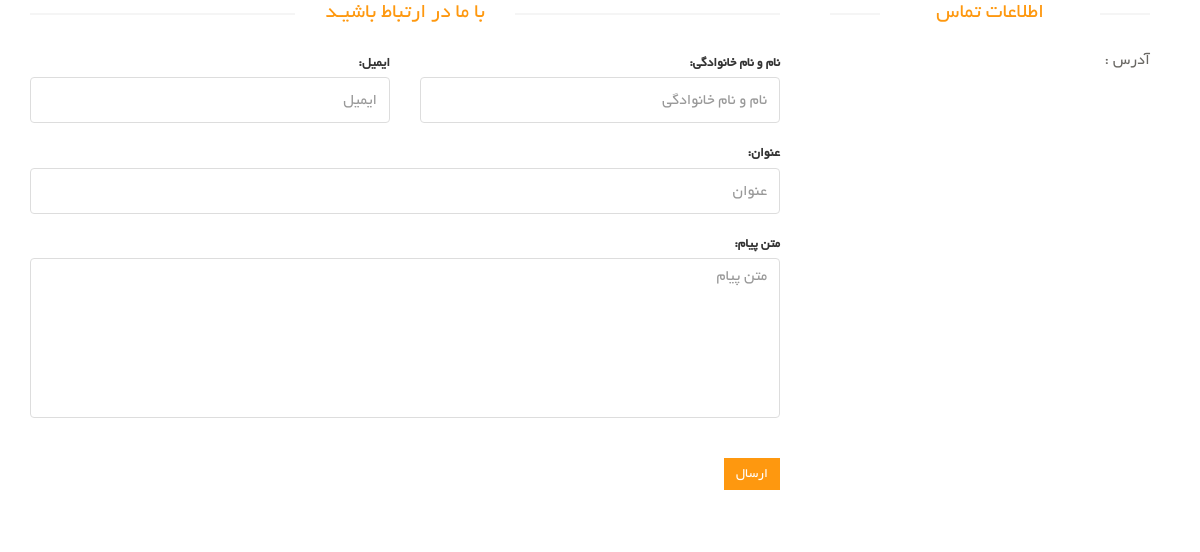
/contact-us/, run on an earlier commit of the app's database.
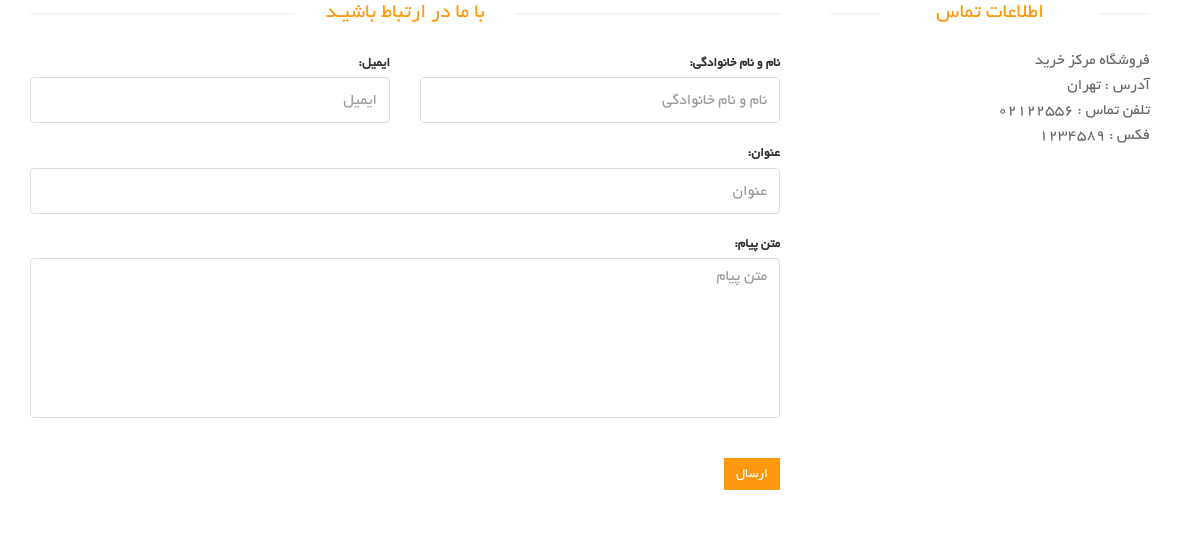
And on a later commit of the database.
### site_module/models.py (models this page shows, shortened)
class siteSetting(models.Model):
    site_name = models.CharField(max_length=200, verbose_name='نام سایت')
    site_url = models.CharField(max_length=200, verbose_name='دامنه سایت')
    address = models.CharField(max_length=200, verbose_name='آدرس')
    phone = models.CharField(max_length=200, null=True, blank=True, verbose_name='تلفن')
    fax = models.CharField(max_length=200, null=True, blank=True, verbose_name='فکس')
    email = models.CharField(max_length=200, null=True, blank=True, verbose_name='ایمیل')
    copy_right = models.TextField(verbose_name='متن کپی رایت سایت')
    about_us_text = models.TextField(verbose_name='متن درباره ما سایت')
    site_logo = models.ImageField(upload_to='images/site_setting/', verbose_name='لوگو سایت')
    is_main_setting = models.BooleanField(verbose_name='تنظیمات اصلی')
    class Meta:
        verbose_name = 'Site settings'
        verbose_name_plural = 'Settings'

### contact_us/views.py (the view, shortened to what this page needs)
# urls.py: path('', views.contactUsView.as_view(), name='contact-us-page'),
class contactUsView(FormView):
    template_name = 'contact_us/contact_us_form.html'
    form_class = contactUsFormModel
    success_url = 'contact-us'
    def get_context_data(self, **kwargs):
        context = super(contactUsView, self).get_context_data(**kwargs)
        setting: siteSetting = siteSetting.objects.filter(is_main_setting=True).first()
        context['site_setting'] = setting
        return context

### contact_us/templates/contact_us/contact_us_form.html (shortened to what this page needs)
{% extends 'shared/layout.html' %}
{% block content %}
    <div id="contact-page" class="container">
        <div class="bg">
            <div class="row">
                <div class="col-sm-8">
                    <div class="contact-form">
                        <h2 class="title text-center">با ما در ارتباط باشیـد</h2>
                        <form id="main-contact-form" class="contact-form row" method="post">
                            <div class="col-md-6 form-group">
                                {{ form.email.label_tag }}
                                {{ form.email }}
                            </div>
                            <div class="col-md-6 form-group">
                                {{ form.full_name.label_tag }}
                                {{ form.full_name }}
                            </div>
                            <div class="col-md-12 form-group">
                                {{ form.title.label_tag }}
                                {{ form.title }}
                            </div>
                            <div class="col-md-12 form-group">
                                {{ form.message.label_tag }}
                                {{ form.message }}
                            </div>
                            <div class="form-group col-md-12">
                                <button type="submit" class="btn btn-primary pull-right">ارسال</button>
                            </div>
                        </form>
                    </div>
                </div>
                <div class="col-sm-4">
                    <div class="contact-info">
                        <h2 class="title text-center">اطلاعات تماس</h2>
                        <address>
                            <p>{{ site_setting.site_name }}</p>
                            <p>آدرس : {{ site_setting.address }}</p>
                            {% if site_setting.phone %}
                                <p>تلفن تماس : {{ site_setting.phone }}</p>
                            {% endif %}
                            {% if site_setting.fax %}
                                <p>فکس : {{ site_setting.fax }}</p>
                            {% endif %}
                        </address>
                    </div>
                </div>
            </div>
        </div>
    </div>
{% endblock %}

What changed in the data, as far as the page shows it:
added siteSetting: site_name "فروشگاه مرکز خرید", address "تهران", phone "02122556", fax "1234589"
Also different on the page:
text now shown: "تلفن تماس : فکس :"
